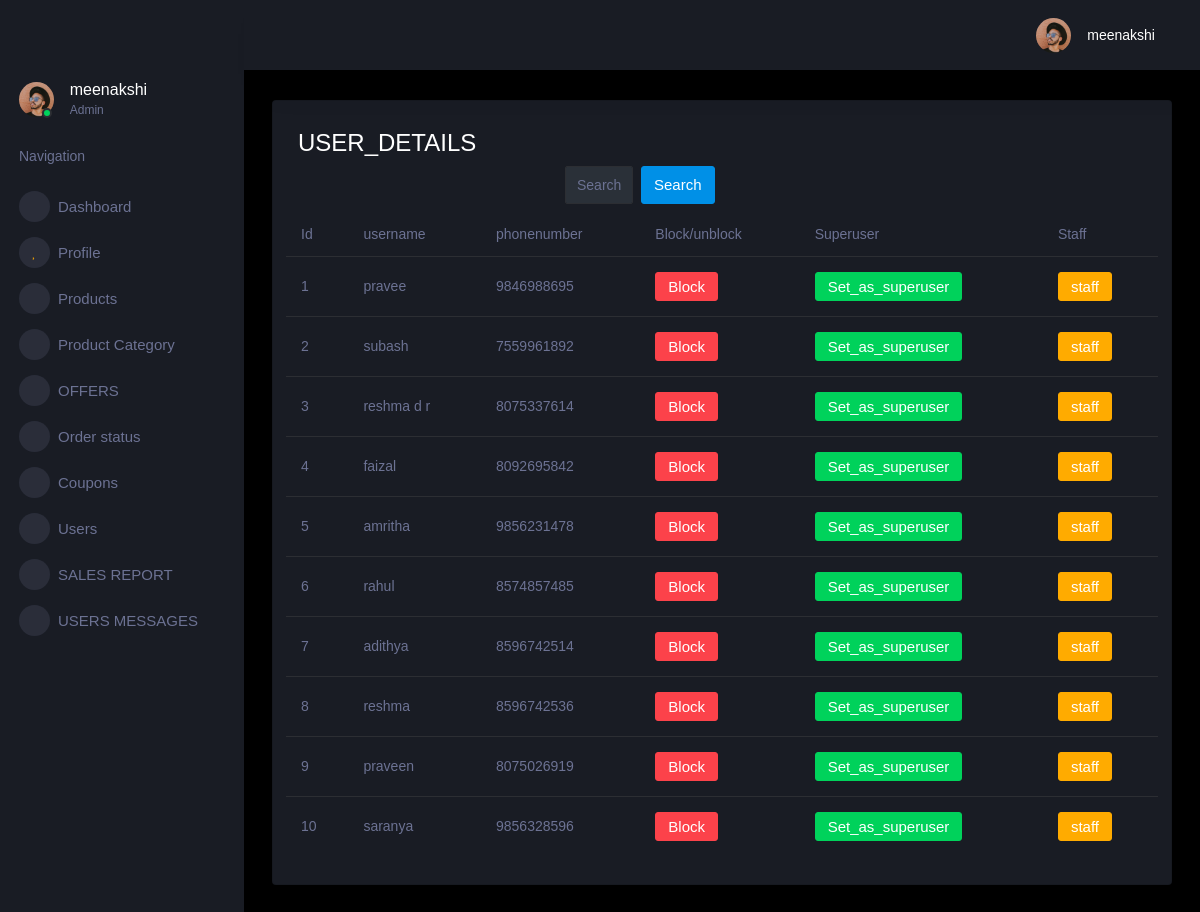
Before: /Userdetails with the older database file.
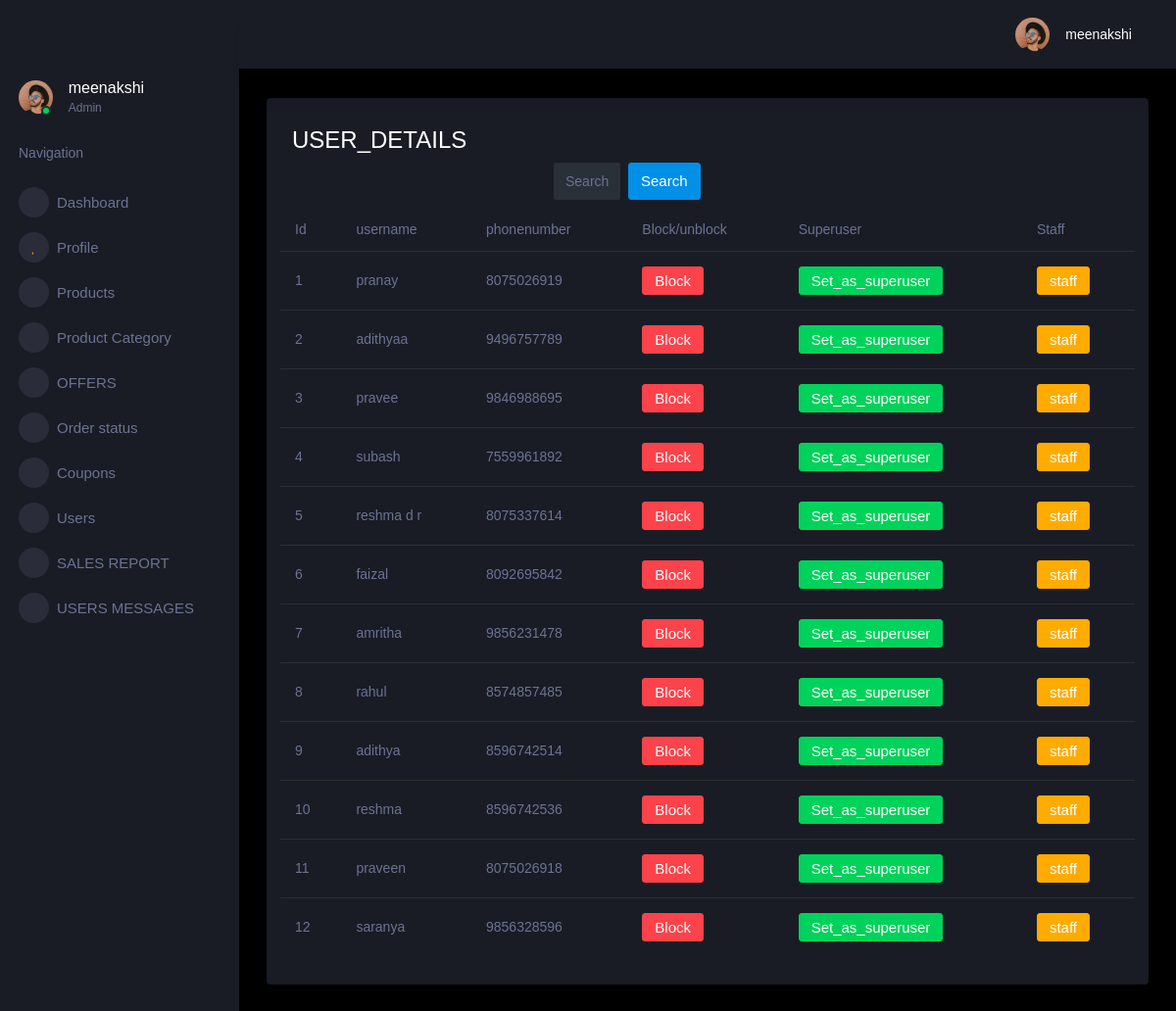
After: the same page with the newer database file.
### Users_app/models.py (models this page shows, shortened)
class Custom_users(models.Model):
    id = models.AutoField(primary_key=True)
    phonenumber=models.CharField(max_length=10,null=True)
    username=models.CharField(max_length=30)
    password=models.CharField(max_length=50,null=True)
    is_staff = models.BooleanField(default=True)
    is_superuser = models.BooleanField(default=False)
    otp=models.CharField(max_length=6,null=True)
    otp_verified = models.BooleanField(default=False)
    is_blocked = models.BooleanField(default=False)

### Users_app/views.py (the view)
# urls.py: path('Userdetails',views.Users_details,name='userdetails'),
def Users_details(request):
    users = Custom_users.objects.all().order_by('-id')  # Order by 'id' in descending order
    context = {
        'users': users
    }
    return render(request, 'Users_details.html', context)

### templates/Users_details.html (shortened to what this page needs)
{% extends 'adminbase.html' %}
{% load static %}
{% block content %}
      <div class="main-panel">
        <div class="content-wrapper">
          <div class="row">
            <div class="col-xl-12 col-sm-12 grid-margin stretch-card">
              <div class="card">
                <div class="card-body">
                  <div class="row">
                    <div class="col-9">
                        <h3 class="mb-0">USER_DETAILS</h3>
                        <ul class="navbar-nav w-50 mx-5 ml-auto">
                            <li class="nav-item w-50">
                              <form class="nav-link mt-2 mt-md-0 d-none d-lg-flex search" method='GET' action="{% url 'User_search' %}">{% csrf_token %}
                                <input type="text" class="form-control" placeholder="Search Users" name='q'>
                                <button class="btn btn-primary mx-2" type="submit"> Search</button>
                              </form>
                            </li>
                          </ul>
                        </div>
                      <div class="table-responsive">
                        <table class="table table-hover">
                          <thead>
                            <tr>
                              <th scope="col">Id</th>
                              <th scope="col">username</th>
                              <th scope="col">phonenumber</th>
                              <th scope="col">Block/unblock</th>
                              <th scope="col">Superuser</th>
                              <th scope="col">Staff</th>
                            </tr>
                          </thead>
                          <tbody>
                            {% for s in users %}
                              <tr>
                                <td>{{ forloop.counter}}</td>
                                <td>{{ s.username }}</td>
                                <td>{{ s.phonenumber }}</td>
                              <td>
                                    <button class="btn btn-danger toggle-button" data-userid="{{ s.id }}" data-attribute="is_blocked">
                                        {% if s.is_blocked %}Unblocked{% else %}Block{% endif %}
                                    </button>
                                </td>
                                <td>
                                    <button class="btn btn-success toggle-button"
                                            data-userid="{{ s.id }}"
                                            data-attribute="is_superuser">
                                        {% if s.is_superuser %}superuser{% else %}Set_as_superuser{% endif %}
                                    </button>
                                </td>
                                <td>
                                    <button class="btn btn-warning toggle-button"
                                            data-userid="{{ s.id }}"
                                            data-attribute="is_staff">
                                        {% if s.is_staff %}staff{% else %}st_as staff{% endif %}
                                    </button>
                                </td>
                    </div>
                    {% endfor %}
  {% endblock content %}

### templates/adminbase.html (shortened to what this page needs)
{% load static %}
<!DOCTYPE html>
<html lang="en">
  <head>
    <link rel="stylesheet" href="{% static 'assets/vendors/mdi/css/materialdesignicons.min.css' %}">
    <link rel="stylesheet" href="{% static 'assets/vendors/css/vendor.bundle.base.css' %}">
    <link rel="stylesheet" href="{% static 'assets/vendors/jvectormap/jquery-jvectormap.css' %}">
    <link rel="stylesheet" href="{% static 'assets/vendors/flag-icon-css/css/flag-icon.min.css' %}">
    <link rel="stylesheet" href="{% static 'assets/vendors/owl-carousel-2/owl.carousel.min.css' %}">
    <link rel="stylesheet" href="{% static 'assets/vendors/owl-carousel-2/owl.theme.default.min.css' %}">
    <link rel="stylesheet" href="{% static 'assets/css/style.css' %}">
  </head>
  <body>
    <div class="container-scroller">
      <nav class="sidebar sidebar-offcanvas" id="sidebar">
        <div class="sidebar-brand-wrapper d-none d-lg-flex align-items-center justify-content-center fixed-top">
        </div>
        <ul class="nav">
          <li class="nav-item profile">
            <div class="profile-desc">
              <div class="profile-pic">
                <div class="count-indicator">
                  <img class="img-xs rounded-circle " src="{% static 'assets/images/faces/face15.jpg' %}" alt="">
                  <span class="count bg-success"></span>
                </div>
                <div class="profile-name">
                  <h5 class="mb-0 font-weight-normal">meenakshi</h5>
                  <span>Admin</span>
                </div>
              </div>
              <a href="#" id="profile-dropdown" data-toggle="dropdown"><i class="mdi mdi-dots-vertical"></i></a>
            </div>
          </li>
          <li class="nav-item nav-category">
            <span class="nav-link">Navigation</span>
          </li>
          <li class="nav-item menu-items">
            <a class="nav-link" href="{% url 'dashboard' %}">
              <span class="menu-icon">
                <i class="mdi mdi-speedometer"></i>
              </span>
              <span class="menu-title">Dashboard</span>
            </a>
          </li>
          <li class="nav-item menu-items">
            <a class="nav-link" href="{% url 'adminprofile' %}">
              <span class="menu-icon">
                <i class="mdi mdi-account"></i>
              </span>
              <span class="menu-title">Profile</span>
            </a>
          </li>
          <li class="nav-item menu-items">
            <a class="nav-link" href="{% url 'products' %}">
              <span class="menu-icon">
                <i class="mdi mdi-table-large"></i>
              </span>
              <span class="menu-title">Products</span>
            </a>
          </li>
          <li class="nav-item menu-items">
            <a class="nav-link" href="{% url 'productcategory' %}">
              <span class="menu-icon">
                <i class="mdi mdi-table-large"></i>
              </span>
              <span class="menu-title">Product Category</span>
            </a>
          </li>
          <li class="nav-item menu-items">
            <a class="nav-link" data-toggle="collapse" href="#ui-basic" aria-expanded="false" aria-controls="ui-basic">
              <span class="menu-icon">
                <i class="mdi mdi-laptop"></i>
              </span>
              <span class="menu-title">OFFERS</span>
              <i class="menu-arrow"></i>
            </a>
          </li>
          <li class="nav-item menu-items">
            <a class="nav-link" href="{% url 'Admin_orderstatus' %}">
              <span class="menu-icon">
                <i class="mdi mdi-playlist-play"></i>
              </span>
              <span class="menu-title">Order status</span>
            </a>
          </li>
          <li class="nav-item menu-items">
            <a class="nav-link" href="{% url 'Admin_couponsdisplay' %}">
              <span class="menu-icon">
                <i class="mdi mdi-chart-bar"></i>
              </span>
              <span class="menu-title">Coupons</span>
            </a>
          </li>
          <li class="nav-item menu-items">
            <a class="nav-link" href="{% url 'userdetails' %}">
              <span class="menu-icon">
                <i class="mdi mdi-contacts"></i>
              </span>
              <span class="menu-title">Users</span>
            </a>
          </li>
          <li class="nav-item menu-items">
            <a class="nav-link" href="{% url 'sales_report' %}">
              <span class="menu-icon">
                <i class="mdi mdi-file-document-box"></i>
              </span>
              <span class="menu-title">SALES REPORT</span>
            </a>
          </li>
          <li class="nav-item menu-items">
            <a class="nav-link" href="{% url 'admin_usersmsg' %}">
              <span class="menu-icon">
                <i class="mdi mdi-file-document-box"></i>
              </span>
              <span class="menu-title">USERS MESSAGES</span>
            </a>
          </li>
        </ul>
      </nav>
      <div class="container-fluid page-body-wrapper">
        <nav class="navbar p-0 fixed-top d-flex flex-row">
          <div class="navbar-menu-wrapper flex-grow d-flex align-items-stretch">
            <button class="navbar-toggler navbar-toggler align-self-center" type="button" data-toggle="minimize">
              <span class="mdi mdi-menu"></span>
            </button>
            <ul class="navbar-nav navbar-nav-right">
              <li class="nav-item dropdown d-none d-lg-block">
              <li class="nav-item dropdown">
                <a class="nav-link" id="profileDropdown" href="#" data-toggle="dropdown">
                  <div class="navbar-profile">
                    <img class="img-xs rounded-circle" src="{% static 'assets/images/faces/face15.jpg' %}" alt="">
                    <p class="mb-0 d-none d-sm-block navbar-profile-name">meenakshi</p>
                    <i class="mdi mdi-menu-down d-none d-sm-block"></i>
                  </div>
                </a>
              </li>
            </ul>
          </div>
        </nav>
    {% block content %}
    {% endblock content %}
  </body>
</html>

Changed rows visible on the page:
added Custom_users: username "pranay", phonenumber "8075026919", is_blocked "Block", is_superuser "Set_as_superuser", is_staff "staff"
added Custom_users: username "adithyaa", phonenumber "9496757789", is_blocked "Block", is_superuser "Set_as_superuser", is_staff "staff"
changed Custom_users "praveen": phonenumber "8075026919" → "8075026918"
